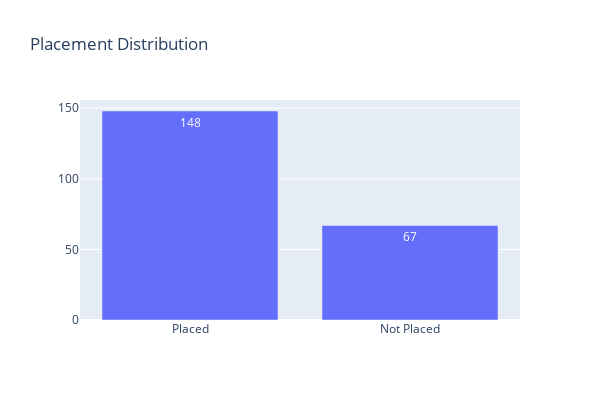

Notebook source saved alongside this figure:
### Markdown cell above
#### CHART

### Code cell
trace = go.Bar(x=status_data.index,
               y= status_data.values,
               text = status_data.values,
               textposition = 'inside',
               name = 'Placement')
data = [trace]
layout = go.Layout(
    autosize=False,
    width=600,
    height=400,title = "Placement Distribution"
)

fig = go.Figure(data=data, layout=layout)
iplot(fig)

### Figure 1 — Plotly figure (JSON) as saved in the notebook; plotly's stock layout.template omitted (floating-point values rounded to 4 significant figures)
{"data": [{"name": "Placement", "text": [148, 67], "textposition": "inside", "type": "bar", "x": ["Placed", "Not Placed"], "y": [148, 67]}], "layout": {"autosize": false, "height": 400, "title": {"text": "Placement Distribution"}, "width": 600}}
